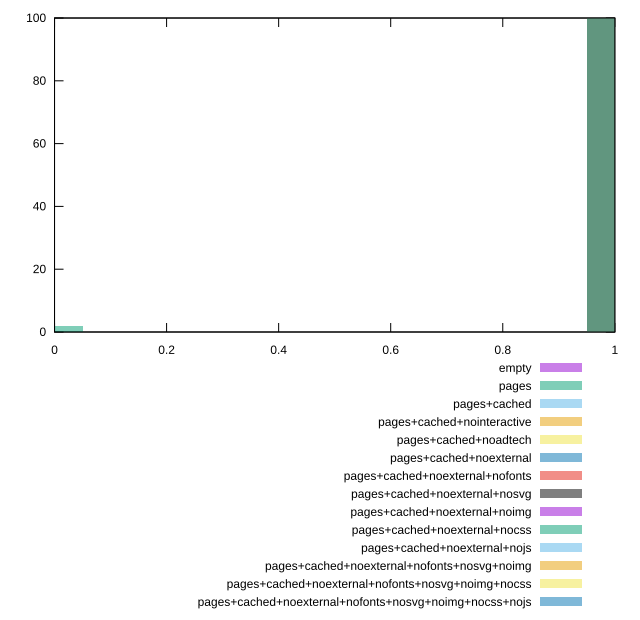

Source code (gnuplot):
reset

$empty <<EOF
1 100
EOF

$pages <<EOF
0 2
1 98
EOF

$pagesCached <<EOF
1 100
EOF

$pagesCachedNointeractive <<EOF
1 100
EOF

$pagesCachedNoadtech <<EOF
1 100
EOF

$pagesCachedNoexternal <<EOF
1 100
EOF

$pagesCachedNoexternalNofonts <<EOF
1 100
EOF

$pagesCachedNoexternalNosvg <<EOF
1 100
EOF

$pagesCachedNoexternalNoimg <<EOF
1 100
EOF

$pagesCachedNoexternalNocss <<EOF
1 100
EOF

$pagesCachedNoexternalNojs <<EOF
1 100
EOF

$pagesCachedNoexternalNofontsNosvgNoimg <<EOF
1 100
EOF

$pagesCachedNoexternalNofontsNosvgNoimgNocss <<EOF
1 100
EOF

$pagesCachedNoexternalNofontsNosvgNoimgNocssNojs <<EOF
1 100
EOF

set key outside below
set boxwidth 0.1
set xrange [0:1]
set yrange [0:100]
set trange [0:100]
set style fill transparent solid 0.5 noborder
set terminal svg size 640, 620 enhanced background rgb 'white'
set output "report_00008_2021-01-22T20:58:29.167/server-response-time/comparison/histogram/all_score.svg"

plot $empty title "empty" with boxes, \
     $pages title "pages" with boxes, \
     $pagesCached title "pages+cached" with boxes, \
     $pagesCachedNointeractive title "pages+cached+nointeractive" with boxes, \
     $pagesCachedNoadtech title "pages+cached+noadtech" with boxes, \
     $pagesCachedNoexternal title "pages+cached+noexternal" with boxes, \
     $pagesCachedNoexternalNofonts title "pages+cached+noexternal+nofonts" with boxes, \
     $pagesCachedNoexternalNosvg title "pages+cached+noexternal+nosvg" with boxes, \
     $pagesCachedNoexternalNoimg title "pages+cached+noexternal+noimg" with boxes, \
     $pagesCachedNoexternalNocss title "pages+cached+noexternal+nocss" with boxes, \
     $pagesCachedNoexternalNojs title "pages+cached+noexternal+nojs" with boxes, \
     $pagesCachedNoexternalNofontsNosvgNoimg title "pages+cached+noexternal+nofonts+nosvg+noimg" with boxes, \
     $pagesCachedNoexternalNofontsNosvgNoimgNocss title "pages+cached+noexternal+nofonts+nosvg+noimg+nocss" with boxes, \
     $pagesCachedNoexternalNofontsNosvgNoimgNocssNojs title "pages+cached+noexternal+nofonts+nosvg+noimg+nocss+nojs" with boxes

reset
